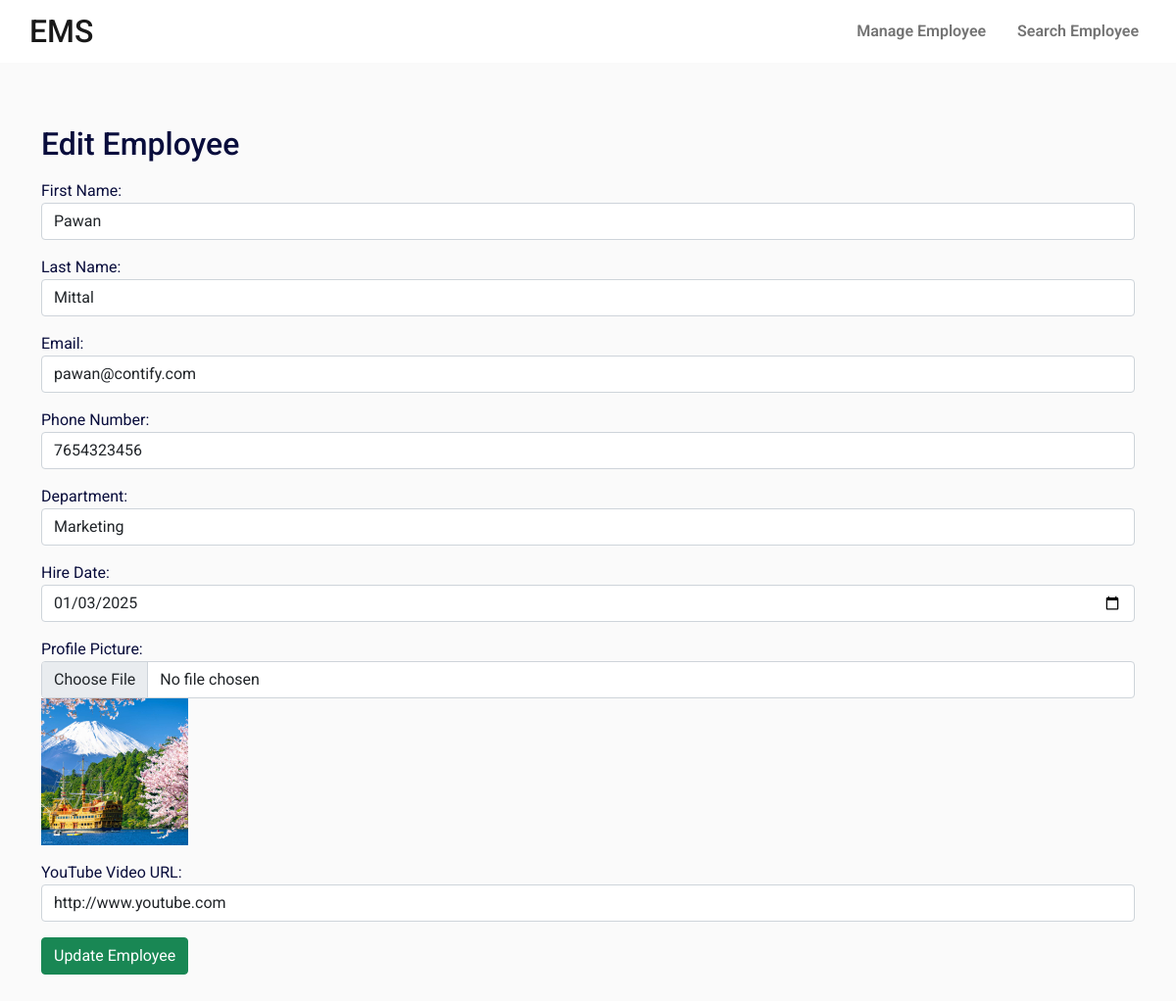
The app's page /edit-employee.php?emp_id=4 with its own data.
### tables this page shows
CREATE TABLE IF NOT EXISTS `employees` (
  `id` int NOT NULL AUTO_INCREMENT,
  `first_name` varchar(255) NOT NULL,
  `last_name` varchar(255) NOT NULL,
  `email` varchar(255) NOT NULL,
  `phone_number` varchar(255) NOT NULL,
  `department` varchar(255) NOT NULL,
  `hire_date` date NOT NULL,
  `profile_picture` varchar(255) NOT NULL,
  `youtube_video` varchar(255) NOT NULL,
  `created_at` timestamp NOT NULL DEFAULT CURRENT_TIMESTAMP,
  `updated_at` timestamp NOT NULL DEFAULT CURRENT_TIMESTAMP,
  PRIMARY KEY (`id`)
);

### edit-employee.php (the view, shortened to what this page needs)
<?php require('config/conn_db.php');
$sql = "SELECT * FROM employees WHERE `id` = '".trim($_GET['emp_id'])."'";
$query = mysqli_query( $conn, $sql );
$result_rows = mysqli_num_rows( $query );
 if ( $result_rows > 0 )  {
	$row = mysqli_fetch_assoc( $query );
?>
<!doctype html>
<html>
<head>
<link href="assets/vendor/font-awesome/css/font-awesome.min.css" rel="stylesheet" type="text/css">
<link href="assets/vendor/bootstrap5/css/bootstrap.min.css" rel="stylesheet">
<link href="assets/css/style.css" rel="stylesheet">
</head>
<body>
<?php include('header.php') ?>
<main>
  <section>
    <div class="my-5">
      <div class="container">
        <div class="row">
          <div class="col-lg-6">
            <h2>Edit Employee</h2>
          </div>
        </div>
        <div class="employee_form">
          <form action="update_form.php" method="post" enctype="multipart/form-data" id="employee_form">
            <div class="form-group">
              <label for="first_name">First Name:</label>
              <input type="text" id="first_name" name="first_name" required class="form-control" value="<?php echo $row['first_name'] ?>">
            </div>
            <div class="form-group">
              <label for="last_name">Last Name:</label>
              <input type="text" id="last_name" name="last_name" required class="form-control" value="<?php echo $row['last_name'] ?>">
            </div>
            <div class="form-group">
              <label for="email">Email:</label>
              <input type="email" id="email" name="email" required class="form-control" value="<?php echo $row['email'] ?>">
            </div>
            <div class="form-group">
              <label for="phone_number">Phone Number:</label>
              <input type="text" id="phone_number" name="phone_number" required class="form-control" maxlength="10" onkeypress="return event.charCode >= 48 &amp;&amp; event.charCode <= 57" pattern="[6-9]{1}[0-9]{9}" title="Mobile no must start with 6-9 and remaining 9 digit with 0-9" value="<?php echo $row['phone_number'] ?>">
            </div>
            <div class="form-group">
              <label for="department">Department:</label>
              <select id="department" name="department" required class="form-control">
                <option <?php if ( $row['department'] == 'Marketing') { echo 'selected';} ?>  value="Marketing">Marketing</option>
              </select>
            </div>
            <div class="form-group">
              <label for="hire_date">Hire Date:</label>
              <input type="date" id="hire_date" name="hire_date" required class="form-control" value="<?php echo $row['hire_date'] ?>">
            </div>
            <div class="form-group">
              <label for="profile_picture">Profile Picture:</label>
              <input type="file" id="profile_picture" name="profile_picture" accept="image/*" class="form-control">
				<img src="uploads/<?php echo $row['profile_picture'] ?>" alt="" width="150">
            </div>
            <div class="form-group">
              <label for="youtube_video">YouTube Video URL:</label>
              <input type="url" id="youtube_video" name="youtube_video" class="form-control" required placeholder="Please enter youtube url only " pattern="http(s?)(:\/\/)((www.)?)([youtube]+)(.com(/?))" value="<?php echo $row['youtube_video'] ?>">
            </div>
            <button type="submit" class="btn btn-success">Update Employee</button>
          </form>
        </div>
      </div>
    </div>
  </section>
</main>
</body>
<?php } ?>

### assets/css/style.css (style rules this page uses)
:root { --color1: #090d3c; --color2: #068d47; }
body { font-family: Roboto; color: var(--color1); background: #fafafa; }
main { padding: 1rem 0; }
.h1, .h2, .h3, .h4, .h5, .h6, h1, h2, h3, h4, h5, h6 { margin: 0; }
.employee_form { padding: 1rem 0; }
.employee_form .form-group { margin-bottom: 1rem; }

### records on screen
employees: first_name "Pawan", last_name "Mittal", email "pawan@contify.com", phone_number "7654323456", department "Marketing", hire_date "01/03/2025", profile_picture (picture), youtube_video "http://www.youtube.com"
